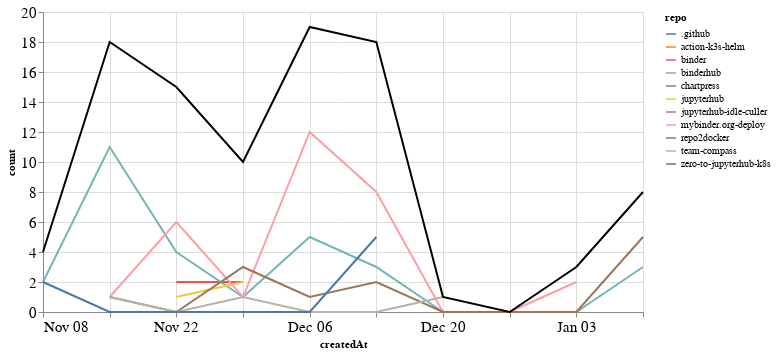

Notebook source saved alongside this figure:
### Markdown cell above
### Comments

### Code cell
comments_time = comments.groupby('repo').resample('W', on='createdAt').count()['author'].reset_index()
comments_time = comments_time.rename(columns={'author': 'count'})
comments_time_total = comments_time.groupby('createdAt').agg({"count": "sum"}).reset_index()
ch1 = alt.Chart(comments_time, width=600).mark_line().encode(
    x='createdAt',
    y='count',
    color='repo',
    tooltip="repo"
)

ch2 = alt.Chart(comments_time_total, width=600).mark_line(color="black").encode(
    x='createdAt',
    y='count',
)

ch1 + ch2

### Figure 1 — Vega-Lite specification as saved in the notebook (floating-point values rounded to 4 significant figures)
{"config": {"axisLeft": {"labelFontSize": 15}, "axisBottom": {"labelFontSize": 15}}, "layer": [{"data": {"name": "data-969aaf1f9f0252c4742eaabaecb5dfb4"}, "mark": "line", "encoding": {"color": {"type": "nominal", "field": "repo"}, "tooltip": {"type": "nominal", "field": "repo"}, "x": {"type": "temporal", "field": "createdAt"}, "y": {"type": "quantitative", "field": "count"}}, "width": 600}, {"data": {"name": "data-6499c81619222b7737fde3edb36a8785"}, "mark": {"type": "line", "color": "black"}, "encoding": {"x": {"type": "temporal", "field": "createdAt"}, "y": {"type": "quantitative", "field": "count"}}, "width": 600}], "$schema": "https://vega.github.io/schema/vega-lite/v4.8.1.json", "datasets": {"data-969aaf1f9f0252c4742eaabaecb5dfb4": [{"repo": ".github", "createdAt": "2020-12-06T00:00:00", "count": 1}, {"repo": "action-k3s-helm", "createdAt": "2020-11-15T00:00:00", "count": 4}, {"repo": "binder", "createdAt": "2020-11-22T00:00:00", "count": 2}, {"repo": "binder", "createdAt": "2020-11-29T00:00:00", "count": 2}, {"repo": "binderhub", "createdAt": "2020-11-08T00:00:00", "count": 2}, {"repo": "binderhub", "createdAt": "2020-11-15T00:00:00", "count": 11}, {"repo": "binderhub", "createdAt": "2020-11-22T00:00:00", "count": 4}, {"repo": "binderhub", "createdAt": "2020-11-29T00:00:00", "count": 1}, {"repo": "binderhub", "createdAt": "2020-12-06T00:00:00", "count": 5}, {"repo": "binderhub", "createdAt": "2020-12-13T00:00:00", "count": 3}, {"repo": "binderhub", "createdAt": "2020-12-20T00:00:00", "count": 0}, {"repo": "binderhub", "createdAt": "2020-12-27T00:00:00", "count": 0}, {"repo": "binderhub", "createdAt": "2021-01-03T00:00:00", "count": 0}, {"repo": "binderhub", "createdAt": "2021-01-10T00:00:00", "count": 3}, {"repo": "chartpress", "createdAt": "2020-11-22T00:00:00", "count": 2}, {"repo": "jupyterhub", "createdAt": "2020-11-22T00:00:00", "count": 1}, {"repo": "jupyterhub", "createdAt": "2020-11-29T00:00:00", "count": 2}, {"repo": "jupyterhub-idle-culler", "createdAt": "2021-01-03T00:00:00", "count": 1}, {"repo": "mybinder.org-deploy", "createdAt": "2020-11-15T00:00:00", "count": 1}, {"repo": "mybinder.org-deploy", "createdAt": "2020-11-22T00:00:00", "count": 6}, {"repo": "mybinder.org-deploy", "createdAt": "2020-11-29T00:00:00", "count": 1}, {"repo": "mybinder.org-deploy", "createdAt": "2020-12-06T00:00:00", "count": 12}, {"repo": "mybinder.org-deploy", "createdAt": "2020-12-13T00:00:00", "count": 8}, {"repo": "mybinder.org-deploy", "createdAt": "2020-12-20T00:00:00", "count": 0}, {"repo": "mybinder.org-deploy", "createdAt": "2020-12-27T00:00:00", "count": 0}, {"repo": "mybinder.org-deploy", "createdAt": "2021-01-03T00:00:00", "count": 2}, {"repo": "repo2docker", "createdAt": "2020-11-15T00:00:00", "count": 1}, {"repo": "repo2docker", "createdAt": "2020-11-22T00:00:00", "count": 0}, {"repo": "repo2docker", "createdAt": "2020-11-29T00:00:00", "count": 3}, {"repo": "repo2docker", "createdAt": "2020-12-06T00:00:00", "count": 1}, {"repo": "repo2docker", "createdAt": "2020-12-13T00:00:00", "count": 2}, {"repo": "repo2docker", "createdAt": "2020-12-20T00:00:00", "count": 0}, {"repo": "repo2docker", "createdAt": "2020-12-27T00:00:00", "count": 0}, {"repo": "repo2docker", "createdAt": "2021-01-03T00:00:00", "count": 0}, {"repo": "repo2docker", "createdAt": "2021-01-10T00:00:00", "count": 5}, {"repo": "team-compass", "createdAt": "2020-11-15T00:00:00", "count": 1}, {"repo": "team-compass", "createdAt": "2020-11-22T00:00:00", "count": 0}, {"repo": "team-compass", "createdAt": "2020-11-29T00:00:00", "count": 1}, {"repo": "team-compass", "createdAt": "2020-12-06T00:00:00", "count": 0}, {"repo": "team-compass", "createdAt": "2020-12-13T00:00:00", "count": 0}, {"repo": "team-compass", "createdAt": "2020-12-20T00:00:00", "count": 1}, {"repo": "zero-to-jupyterhub-k8s", "createdAt": "2020-11-08T00:00:00", "count": 2}, {"repo": "zero-to-jupyterhub-k8s", "createdAt": "2020-11-15T00:00:00", "count": 0}, {"repo": "zero-to-jupyterhub-k8s", "createdAt": "2020-11-22T00:00:00", "count": 0}, {"repo": "zero-to-jupyterhub-k8s", "createdAt": "2020-11-29T00:00:00", "count": 0}, {"repo": "zero-to-jupyterhub-k8s", "createdAt": "2020-12-06T00:00:00", "count": 0}, {"repo": "zero-to-jupyterhub-k8s", "createdAt": "2020-12-13T00:00:00", "count": 5}], "data-6499c81619222b7737fde3edb36a8785": [{"createdAt": "2020-11-08T00:00:00", "count": 4}, {"createdAt": "2020-11-15T00:00:00", "count": 18}, {"createdAt": "2020-11-22T00:00:00", "count": 15}, {"createdAt": "2020-11-29T00:00:00", "count": 10}, {"createdAt": "2020-12-06T00:00:00", "count": 19}, {"createdAt": "2020-12-13T00:00:00", "count": 18}, {"createdAt": "2020-12-20T00:00:00", "count": 1}, {"createdAt": "2020-12-27T00:00:00", "count": 0}, {"createdAt": "2021-01-03T00:00:00", "count": 3}, {"createdAt": "2021-01-10T00:00:00", "count": 8}]}}
